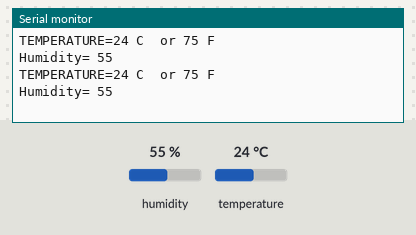
The sketch below on a simulated Arduino Uno, built with avr-gcc and run on an emulated ATmega328P. On the bench: the last lines printed to the serial monitor. The test bench sets the inputs (shaded band); at power-on: humidity 55 %, temperature 24 °C.

Above: at 1.7 s.
1.8 s: humidity set to 22 %
At 4.3 s:
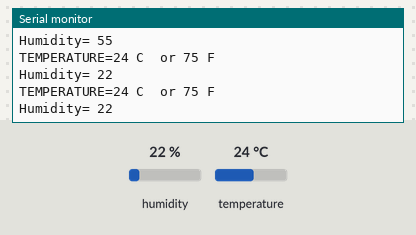
4.5 s: temperature set to 12 °C
At 5.9 s:
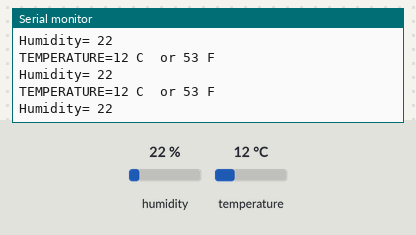
7.2 s: humidity set to 40 %
At 9.4 s:
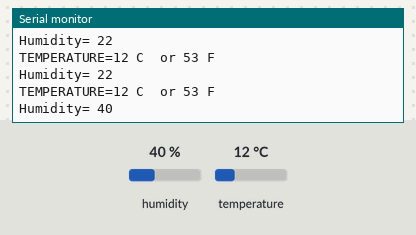
Timing chart, 0 to 10.9 s (numbered marks = the images above; inputs shaded):
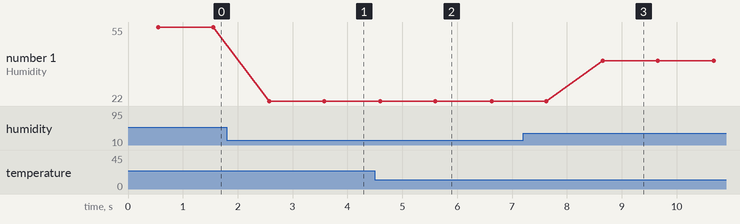

Measured:
- after the input at 1.8 s, the serial monitor: prints a new line after 0.78 s (image 1)
- after the input at 4.5 s, the serial monitor: prints a new line after 0.07 s (image 2)
- after the input at 7.2 s, the serial monitor: prints a new line after 1.5 s (image 3)
- plotted number 1: 55 → 22 after the input at 1.8 s, 22 → 40 after the input at 7.2 s

The sketch:

temperature_and_humidity_sesor.ino
```cpp
#include "DHT.h"
#define TYPE DHT11
int tempC;
int sensepin=2;
int tempF;
int humid;
DHT HT(sensepin,TYPE);

void setup() {
  // put your setup code here, to run once:
  Serial.begin(9600);
  HT.begin();
  delay(500);
}

void loop() {
  // put your main code here, to run repeatedly:
  tempC=HT.readTemperature();
  tempF=HT.readTemperature(true);
  humid=HT.readHumidity();
  Serial.print("TEMPERATURE=");
  Serial.print(tempC);
  Serial.print(" C ");
  Serial.print(" or ");
  Serial.print(tempF);
  Serial.println(" F ");
  Serial.print("Humidity= ");
  Serial.println(humid);
  Serial.print("\n\n");
  delay(1000);
}
```
